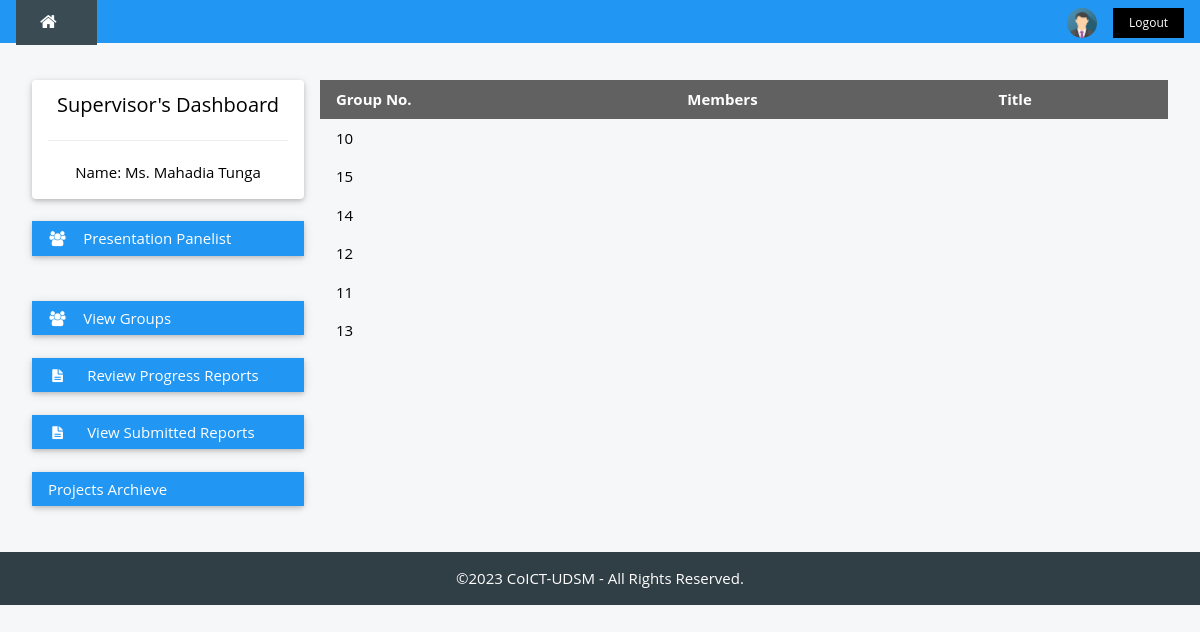
/supervisor/supervisor-groups.php (signed in), run on the app's committed database.
### tables this page shows
CREATE TABLE IF NOT EXISTS `supervisor` (
  `empId` varchar(20) NOT NULL,
  `fName` varchar(25) NOT NULL,
  `lName` varchar(25) NOT NULL,
  `email` varchar(25) NOT NULL,
  `phoneNo` varchar(15) NOT NULL,
  `expertise` varchar(50) NOT NULL,
  `office` varchar(5) NOT NULL,
  PRIMARY KEY (`empId`),
  KEY `empId` (`empId`)
);

CREATE TABLE IF NOT EXISTS `grp` (
  `grpId` int(7) NOT NULL,
  `grpNo` int(11) NOT NULL AUTO_INCREMENT,
  `approval` int(11) NOT NULL,
  `empId` varchar(20) NOT NULL,
  PRIMARY KEY (`grpId`),
  KEY `empId` (`empId`),
  KEY `grpNo` (`grpNo`)
);

### supervisor/supervisor-groups.php (the view, shortened to what this page needs)
<?php
	include '../header.php';
	$supId = $_SESSION['id'];
?>
<div class="w3-container " style="max-width:1400px;margin-top:80px">
  <div class="w3-row-padding">
    <div class="w3-col m3 ">
    <?php
      include 'sup-nav.php';
    ?>
    </div>
    <div class="w3-col m9">
    	<div id="main">
		<table class="w3-table w3-hoverable">
			<thead>
			  <tr class="w3-dark-grey">
			    <th>Group No.</th>
			    <th>Members</th>
			    <th>Title</th>
			  </tr>
			</thead>
			<tr>
			<?php
			  	$grpsql = mysqli_query($dbcon, "SELECT * FROM grp WHERE empId = '$supId'") or die(mysqli_error());
		    	while ($group = mysqli_fetch_array($grpsql)) {
		    	$groupNo = $group['grpNo'];
		    	?>
		    	<td> <?php echo $groupNo; ?> </td>
			  <td>
		 	<?php
		 	$projectsql = mysqli_query($dbcon, "SELECT * FROM project WHERE grpNo = '$groupNo'") or die(mysqli_error());
		 	$project_row = mysqli_fetch_array($projectsql);
			$title = $project_row['projectTitle'];
			$project= $project_row['projectId'];
		 	?>
			 </td>
			  <td><?php echo "<a href='../functions/projectdetails.php?id=$project'>".$title."</a>" ; ?></td>
			  </tr>
			<?php
			}
			?>
	</table>
		</div>
	</div>
    </div>
  </div>
<br>
<?php
  include '../footer.php';
?>

### supervisor/sup-nav.php (shortened to what this page needs)
<?php
  $get_user = $_SESSION['id'];
  $result = mysqli_query($dbcon, "SELECT * FROM supervisor WHERE empId = '$get_user'") or die(mysql_error());
  $user_row = mysqli_fetch_array($result);
?>
      <div class="w3-card-2 w3-round w3-white">
        <div class="w3-container">
         <h4 class="w3-center">Supervisor's Dashboard</h4>
         <hr>
         <p class="w3-center"> Name: <?php echo $user_row['fName']." ".$user_row['lName'] ?> </p>
        </div>
      </div>
      <br />
      <div class="w3-card-2">
        <div class="w3-white">
          <button onclick="panelist()" class="w3-btn-block w3-blue w3-left-align"><i class="fa fa-users fa-fw w3-margin-right"></i>Presentation Panelist </button>
          </div>
        </div>
        <br />
      <br />
      <div class="w3-card-2">
        <div class="w3-white">
          <a href="supervisor-groups.php"><button class="w3-btn-block w3-blue w3-left-align"><i class="fa fa-users fa-fw w3-margin-right"></i>View Groups </button></a>
          </div>
        </div>
        <br />
      <div class="w3-card-2">
        <div class="w3-white">
          <a href="sup-review-reports.php"><button class="w3-btn-block w3-blue w3-left-align"><i class="fa fa-file-text fa-fw w3-margin-right"></i> Review Progress Reports</button></a>
        </div>
      </div>
      <br />
      <div class="w3-card-2">
        <div class="w3-white">
          <a href="supervisor-reports.php"><button class="w3-btn-block w3-blue w3-left-align"><i class="fa fa-file-text fa-fw w3-margin-right"></i> View Submitted Reports</button></a>
        </div>
      </div>
      <br />
      <div class="w3-card-2 w3-round w3-white w3-center">
          <a href="../search-projects.php"><button class="w3-btn-block w3-blue w3-left-align" onclick="">Projects Archieve</button></a>
      </div>
      <br />

### styles/w3.css (style rules this page uses)
*,*:before,*:after { box-sizing:inherit }
body { margin:0 }
a { background-color:transparent;-webkit-text-decoration-skip:objects }
hr { box-sizing:content-box;height:0;overflow:visible }
button,input,select,textarea { font:inherit;margin:0 }
button,input { overflow:visible }
button,select { text-transform:none }
button,html [type=button],[type=reset],[type=submit] { -webkit-appearance:button }
html,body { font-family:Verdana,sans-serif;font-size:15px;line-height:1.5 }
h1,h2,h3,h4,h5,h6,.w3-slim,.w3-wide { font-family:"Segoe UI",Arial,sans-serif }
h4 { font-size:20px }
h1,h2,h3,h4,h5,h6 { font-weight:400;margin:10px 0 }
hr { border:0;border-top:1px solid #eee;margin:20px 0 }
a { color:inherit }
.w3-table,.w3-table-all { border-collapse:collapse;border-spacing:0;width:100%;display:table }
.w3-table td,.w3-table th,.w3-table-all td,.w3-table-all th { padding:8px 8px;display:table-cell;text-align:left;vertical-align:top }
.w3-table th:first-child,.w3-table td:first-child,.w3-table-all th:first-child,.w3-table-all td:first-child { padding-left:16px }
.w3-btn,.w3-btn-block { border:none;display:inline-block;outline:0;padding:6px 16px;vertical-align:middle;overflow:hidden;text-decoration:none!important;color:#fff;background-color:#000;text-align:center;cursor:pointer;white-space:nowrap }
.w3-btn-block { width:100% }
.w3-btn,.w3-btn-floating,.w3-dropnav a,.w3-btn-floating-large,.w3-btn-block,.w3-hover-shadow,.w3-hover-opacity,.w3-hover-opacity-off,.w3-hover-sepia,.w3-hover-grayscale,.w3-hover-greyscale, .w3-navbar a,.w3-sidenav a,.w3-pagination li a,.w3-hoverable tbody tr,.w3-hoverable li,.w3-accordion-content a,.w3-dropdown-content a,.w3-dropdown-click:hover,.w3-dropdown-hover:hover,.w3-opennav,.w3-closenav,.w3-closebtn, .w3-hover-amber,.w3-hover-aqua,.w3-hover-blue,.w3-hover-light-blue,.w3-hover-brown,.w3-hover-cyan,.w3-hover-blue-grey,.w3-hover-green,.w3-hover-light-green,.w3-hover-indigo,.w3-hover-khaki,.w3-hover-lime,.w3-hover-orange,.w3-hover-deep-orange,.w3-hover-pink, .w3-hover-purple,.w3-hover-deep-purple,.w3-hover-red,.w3-hover-sand,.w3-hover-teal,.w3-hover-yellow,.w3-hover-white,.w3-hover-black,.w3-hover-grey,.w3-hover-light-grey,.w3-hover-dark-grey,.w3-hover-text-amber,.w3-hover-text-aqua,.w3-hover-text-blue,.w3-hover-text-light-blue, .w3-hover-text-brown,.w3-hover-text-cyan,.w3-hover-text-blue-grey,.w3-hover-text-green,.w3-hover-text-light-green,.w3-hover-text-indigo,.w3-hover-text-khaki,.w3-hover-text-lime,.w3-hover-text-orange,.w3-hover-text-deep-orange,.w3-hover-text-pink,.w3-hover-text-purple, .w3-hover-text-deep-purple,.w3-hover-text-red,.w3-hover-text-sand,.w3-hover-text-teal,.w3-hover-text-yellow,.w3-hover-text-white,.w3-hover-text-black,.w3-hover-text-grey,.w3-hover-text-light-grey,.w3-hover-text-dark-grey { -webkit-transition:background-color .3s,color .15s,box-shadow .3s,opacity 0.3s,filter 0.3s;transition:background-color .3s,color .15s,box-shadow .3s,opacity 0.3s,filter 0.3s }
.w3-main,#main { transition:margin-left .4s }
.w3-container:after,.w3-panel:after,.w3-row:after,.w3-row-padding:after,.w3-topnav:after,.w3-clear:after,.w3-btn-group:before,.w3-btn-group:after,.w3-btn-bar:before,.w3-btn-bar:after { content:"";display:table;clear:both }
.w3-col,.w3-half,.w3-third,.w3-twothird,.w3-threequarter,.w3-quarter { float:left;width:100% }
@media only screen and (min-width:601px) { .w3-col.m3,.w3-quarter { width:24.99999% } }
@media only screen and (min-width:601px) { .w3-col.m9,.w3-threequarter { width:74.99999% } }
.w3-left-align { text-align:left!important }
.w3-center { text-align:center!important }
.w3-round,.w3-round-medium { border-radius:4px!important }
.w3-margin-right { margin-right:16px!important }
.w3-row-padding,.w3-row-padding>.w3-half,.w3-row-padding>.w3-third,.w3-row-padding>.w3-twothird,.w3-row-padding>.w3-threequarter,.w3-row-padding>.w3-quarter,.w3-row-padding>.w3-col { padding:0 8px }
.w3-container { padding:0.01em 16px }
.w3-card-2,.w3-example { box-shadow:0 2px 4px 0 rgba(0,0,0,0.16),0 2px 10px 0 rgba(0,0,0,0.12)!important }
.w3-blue,.w3-hover-blue:hover { color:#fff!important;background-color:#2196F3!important }
.w3-white,.w3-hover-white:hover { color:#000!important;background-color:#fff!important }
.w3-dark-grey,.w3-hover-dark-grey:hover,.w3-dark-gray,.w3-hover-dark-gray:hover { color:#fff!important;background-color:#616161!important }

### styles/w3-theme-blue-grey.css (style rules this page uses)
.w3-theme-l5 { color:#000 !important; background-color:#f5f7f8 !important }

### header.php (style rules this page uses)
html,body,h1,h2,h3,h4,h5 { font-family: "Open Sans", sans-serif }

### data on the page
supervisor: fName "Ms. Mahadia", lName "Tunga"
grp: grpNo "10"
grp: grpNo "15"
grp: grpNo "14"
grp: grpNo "12"
grp: grpNo "11"
grp: grpNo "13"

### other printed values
$yr[year] "2023"
